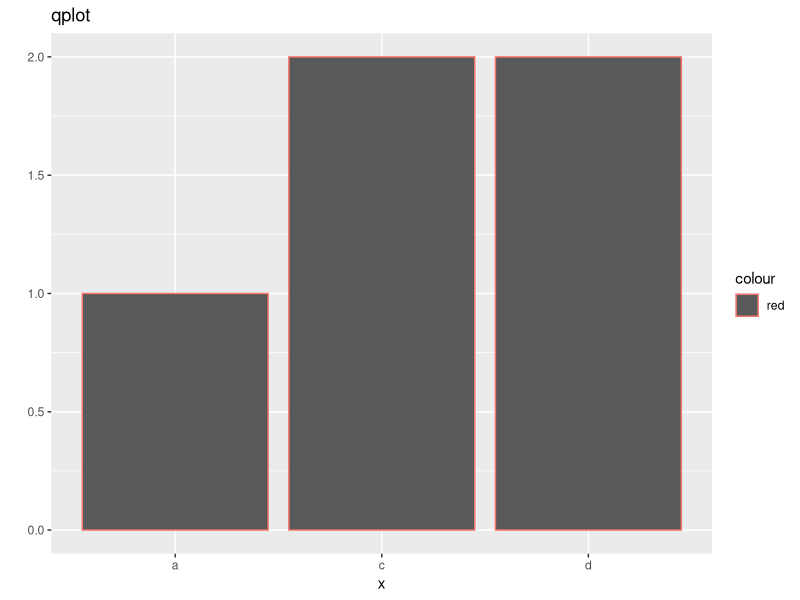
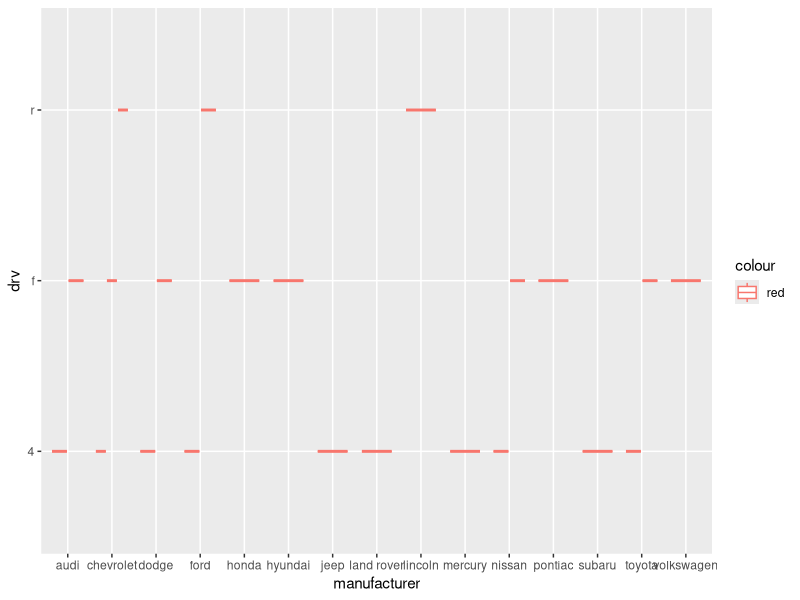
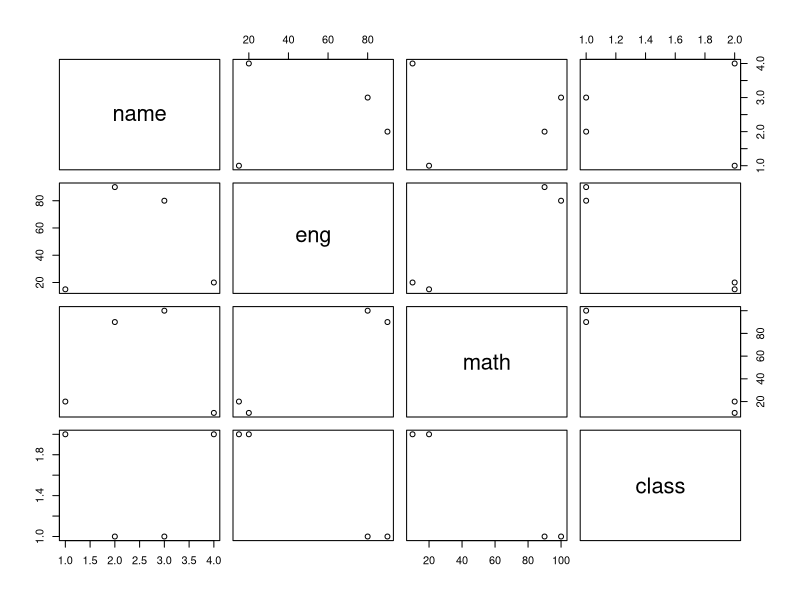

The R script that drew these images, in order:
seq(100, 1, by= -2)
var1 <- c(1: 100)
var1
str5 <-  c('hello', 'world', 'is', 'good')
str5
paste(str5, collapse='')

# 그래프 툴
install.packages('ggplot2')
library('ggplot2')

x <- c('a', 'd', 'c', 'c', 'd')
x
qplot(x, col='red', main= 'qplot')
#car datasets
library("car")

a = mpg[1:10]
a
qplot(data = a, x= manufacturer, y=drv , geom= 'boxplot', colour='red')


#1
score = c(80, 60, 70, 50, 90)
score

#2
mean(score)

summary(score)
#3
mean_score = mean(score)


name <- c('김지훈', '이유진', '박동현', '김민지')
eng <-  c(90, 20, 80, 15)
math <- c(90, 10, 100, 20)

ls <- data.frame(name, eng, math)
ls
class <- c(1, 2, 1, 2)

# merge_data
ls <- data.frame(name, eng, math, class)

#data frame check
summary(ls)
head(ls)
str(ls)
mean(ls$eng)

#data visualization
plot(ls)

fit <- lm(class ~ eng + math, data= ls)
summary(fit)
